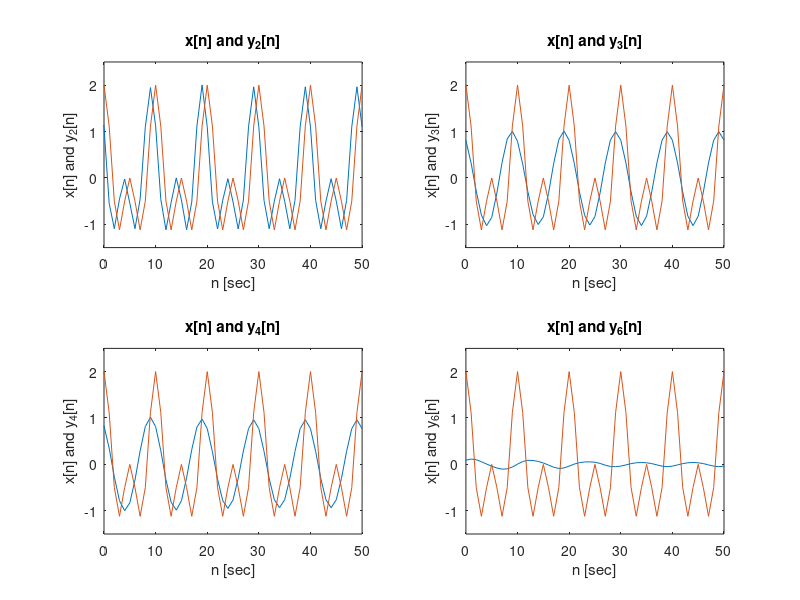

MATLAB code to generate this figure:
clc;
close all;
clearvars;

%Part B
%a
load('LPF.mat');

%h2
h2_len = length(h2);
w = linspace(-pi,pi,h2_len);
subplot(2,2,1);
fft_h2 = fftshift(fft(h2));
plot(w,abs(fft_h2));
title('Transfer Function H2')
xlabel('\omega [rad/sec]');
ylabel('H2');

%h3
h3_len = length(h3);
w = linspace(-pi,pi,h3_len);
subplot(2,2,2);
fft_h3 = fftshift(fft(h3));
plot(w,abs(fft_h3));
title('Transfer Function H3')
xlabel('\omega [rad/sec]');
ylabel('H3');

%h4
h4_len = length(h4);
w = linspace(-pi,pi,h4_len);
subplot(2,2,3);
fft_h4 = fftshift(fft(h4));
plot(w,abs(fft_h4));
title('Transfer Function H4')
xlabel('\omega [rad/sec]');
ylabel('H4');

%h6
h6_len = length(h6);
w = linspace(-pi,pi,h6_len);
subplot(2,2,4);
fft_h6 = fftshift(fft(h6));
plot(w,abs(fft_h6));
title('Transfer Function H6')
xlabel('\omega [rad/sec]');
ylabel('H6');

%b
w = linspace(-pi,pi,2*1000+1);
n = -1000:1000;
xn = cos((2.*pi./5).*n) + cos(((pi)./5).*n);
fft_xn = fftshift(fft(xn));
plot(w,abs(fft_xn));
title('X(e^{j\omega})')
ylabel('X(e^{j\omega})');
xlabel('\omega [rad/sec]');

%d
load('LPF.mat');
n = -10000:10000;
xn = cos((2*pi/5)*n) + cos(((pi)/5)*n);

%h2
yn2 = conv(xn,h2);
yn2_len = length(yn2);
fft_yn2 = fftshift(fft(yn2));
w = linspace(-pi,pi,yn2_len);
subplot(2,2,1);
plot(w,abs(fft_yn2));
title('Y_2(e^{j\omega})');
xlabel('\omega [rad/sec]');
ylabel('Y_2(e^{j\omega})');

%h3
yn3 = conv(xn,h3);
yn3_len = length(yn3);
fft_yn3 = fftshift(fft(yn3));
w = linspace(-pi,pi,yn3_len);
subplot(2,2,2);
plot(w,abs(fft_yn3));
title('Y_3(e^{j\omega})');
xlabel('\omega [rad/sec]');
ylabel('Y_3(e^{j\omega})');

%h4
yn4 = conv(xn,h4);
yn4_len = length(yn4);
fft_yn4 = fftshift(fft(yn4));
w = linspace(-pi,pi,yn4_len);
subplot(2,2,3);
plot(w,abs(fft_yn4));
title('Y_4(e^{j\omega})');
xlabel('\omega [rad/sec]');
ylabel('Y_4(e^{j\omega})');

%h6
yn6 = conv(xn,h6);
yn6_len = length(yn6);
fft_yn6 = fftshift(fft(yn6));
w = linspace(-pi,pi,yn6_len);
subplot(2,2,4);
plot(w,abs(fft_yn6));
title('Y_6(e^{j\omega})');
xlabel('\omega [rad/sec]');
ylabel('Y_6(e^{j\omega})');

%e
n = -50:50;
xn = cos((2.*pi./5).*n) + cos(((pi)./5).*n);

%h2
yn2 = conv(xn,h2);
subplot(2,2,1);
plot(n,yn2(1:101));
hold on;
plot(n, xn);
hold off;
title('x[n] and y_2[n]');
xlabel('n [sec]');
ylabel('x[n] and y_2[n]');
axis([0 50 -1.5 2.5]);

%h3
yn3 = conv(xn,h3);
subplot(2,2,2);
plot(n,yn3(1:101));
hold on;
plot(n, xn);
hold off;
title('x[n] and y_3[n]');
xlabel('n [sec]');
ylabel('x[n] and y_3[n]');
axis([0 50 -1.5 2.5]);

%h4
yn4 = conv(xn,h4);
subplot(2,2,3);
plot(n,yn4(1:101));
hold on;
plot(n, xn);
hold off;
title('x[n] and y_4[n]');
xlabel('n [sec]');
ylabel('x[n] and y_4[n]');
axis([0 50 -1.5 2.5]);

%h6
yn6 = conv(xn,h6);
subplot(2,2,4);
plot(n,yn6(1:101));
hold on;
plot(n, xn);
hold off;
title('x[n] and y_6[n]');
xlabel('n [sec]');
ylabel('x[n] and y_6[n]');
axis([0 50 -1.5 2.5]);



